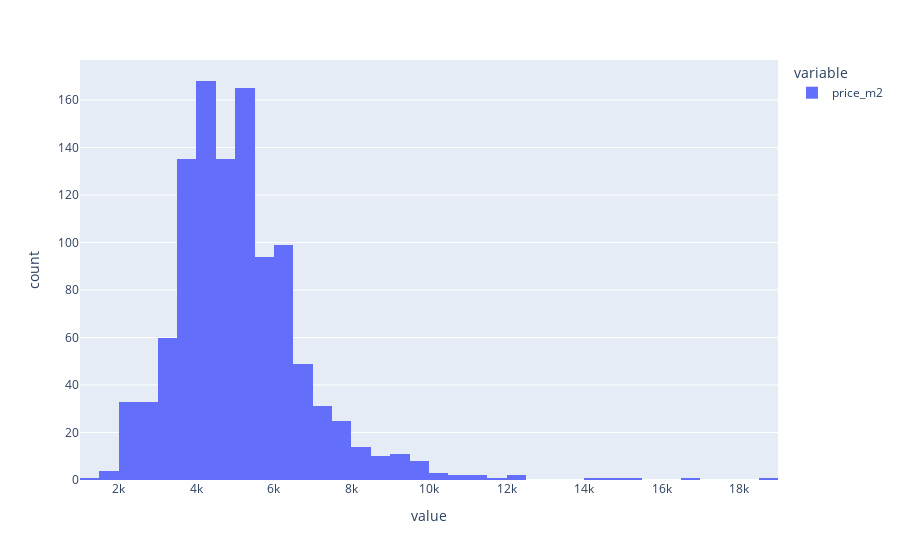

Notebook source saved alongside this figure:
### Code cell
px.histogram( df4['price_m2'] )

### Figure 1 — Plotly figure (JSON) as saved in the notebook; plotly's stock layout.template omitted (floating-point values rounded to 4 significant figures; data arrays with more than 128 entries replaced by an {"elided": "..."} marker saying what was removed)
{"data": [{"alignmentgroup": "True", "bingroup": "x", "hovertemplate": "variable=price_m2<br>value=%{x}<br>count=%{y}<extra></extra>", "legendgroup": "price_m2", "marker": {"color": "#636efa"}, "name": "price_m2", "offsetgroup": "price_m2", "orientation": "v", "showlegend": true, "type": "histogram", "x": {"elided": "1090 float values"}, "xaxis": "x", "yaxis": "y"}], "layout": {"barmode": "relative", "legend": {"title": {"text": "variable"}, "tracegroupgap": 0}, "margin": {"t": 60}, "xaxis": {"anchor": "y", "domain": [0, 1], "title": {"text": "value"}}, "yaxis": {"anchor": "x", "domain": [0, 1], "title": {"text": "count"}}}}
